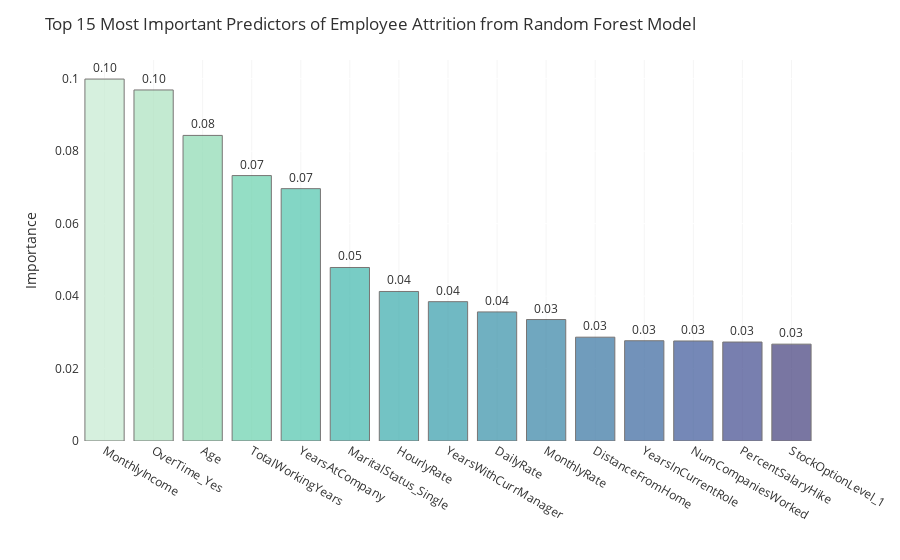

The code cell stored with this chart in its notebook:
### Markdown cell above
Using cross-validation to tune the parameters, the random forest model with the best Area Under the Curve grows to a maximum depth of no more than 7 splits in each tree. The subset of features considered when looking for the best split is the squareroot of the total number of features. In addition, at least 5 samples are required to split an internal node with a minimum of 4 samples in each leaf node.

### Code cell
# visualize the top 15 most important predictors of employee attrition as determined by a Random Forest classifier
col=sns.color_palette("mako", 20).as_hex()[::-1]
feat=pd.DataFrame({"Importance": rf_cv.best_estimator_.feature_importances_}, index=X_train.columns
                 ).sort_values(by="Importance")
plot_df=feat.nlargest(15, columns='Importance').sort_values(by="Importance", ascending=False)
fig = px.bar(plot_df, x=plot_df.index, y='Importance', text='Importance', 
             color=plot_df.index, opacity=0.7, color_discrete_sequence=col)
fig.update_traces(texttemplate='%{text:.2f}', textposition='outside',
                  marker_line=dict(width=1, color='#3F3B3A'), 
                  hovertemplate='%{x}<br>Importance = %{y:.2f}')
fig.update_layout(title_text='Top 15 Most Important Predictors of Employee Attrition from Random Forest Model', 
                  coloraxis_showscale=False, showlegend=False,font_color="#303030", height = 500,
                  paper_bgcolor='white', plot_bgcolor='white', yaxis_title="Importance", 
                  xaxis = dict(title="", showgrid=True, gridcolor="#f5f5f5"))
fig.show()

### Figure 1 — Plotly figure (JSON) as saved in the notebook; plotly's stock layout.template omitted (floating-point values rounded to 4 significant figures)
{"data": [{"alignmentgroup": "True", "hovertemplate": "%{x}<br>Importance = %{y:.2f}", "legendgroup": "MonthlyIncome", "marker": {"color": "#c6ebd1", "line": {"color": "#3F3B3A", "width": 1}, "opacity": 0.7, "pattern": {"shape": ""}}, "name": "MonthlyIncome", "offsetgroup": "MonthlyIncome", "orientation": "v", "showlegend": true, "text": [0.09989], "textposition": "outside", "texttemplate": "%{text:.2f}", "type": "bar", "x": ["MonthlyIncome"], "xaxis": "x", "y": [0.09989], "yaxis": "y"}, {"alignmentgroup": "True", "hovertemplate": "%{x}<br>Importance = %{y:.2f}", "legendgroup": "OverTime_Yes", "marker": {"color": "#abe2be", "line": {"color": "#3F3B3A", "width": 1}, "opacity": 0.7, "pattern": {"shape": ""}}, "name": "OverTime_Yes", "offsetgroup": "OverTime_Yes", "orientation": "v", "showlegend": true, "text": [0.09688], "textposition": "outside", "texttemplate": "%{text:.2f}", "type": "bar", "x": ["OverTime_Yes"], "xaxis": "x", "y": [0.09688], "yaxis": "y"}, {"alignmentgroup": "True", "hovertemplate": "%{x}<br>Importance = %{y:.2f}", "legendgroup": "Age", "marker": {"color": "#8bdab2", "line": {"color": "#3F3B3A", "width": 1}, "opacity": 0.7, "pattern": {"shape": ""}}, "name": "Age", "offsetgroup": "Age", "orientation": "v", "showlegend": true, "text": [0.08434], "textposition": "outside", "texttemplate": "%{text:.2f}", "type": "bar", "x": ["Age"], "xaxis": "x", "y": [0.08434], "yaxis": "y"}, {"alignmentgroup": "True", "hovertemplate": "%{x}<br>Importance = %{y:.2f}", "legendgroup": "TotalWorkingYears", "marker": {"color": "#68d1ad", "line": {"color": "#3F3B3A", "width": 1}, "opacity": 0.7, "pattern": {"shape": ""}}, "name": "TotalWorkingYears", "offsetgroup": "TotalWorkingYears", "orientation": "v", "showlegend": true, "text": [0.07325], "textposition": "outside", "texttemplate": "%{text:.2f}", "type": "bar", "x": ["TotalWorkingYears"], "xaxis": "x", "y": [0.07325], "yaxis": "y"}, {"alignmentgroup": "True", "hovertemplate": "%{x}<br>Importance = %{y:.2f}", "legendgroup": "YearsAtCompany", "marker": {"color": "#4fc5ad", "line": {"color": "#3F3B3A", "width": 1}, "opacity": 0.7, "pattern": {"shape": ""}}, "name": "YearsAtCompany", "offsetgroup": "YearsAtCompany", "orientation": "v", "showlegend": true, "text": [0.06965], "textposition": "outside", "texttemplate": "%{text:.2f}", "type": "bar", "x": ["YearsAtCompany"], "xaxis": "x", "y": [0.06965], "yaxis": "y"}, {"alignmentgroup": "True", "hovertemplate": "%{x}<br>Importance = %{y:.2f}", "legendgroup": "MaritalStatus_Single", "marker": {"color": "#40b7ad", "line": {"color": "#3F3B3A", "width": 1}, "opacity": 0.7, "pattern": {"shape": ""}}, "name": "MaritalStatus_Single", "offsetgroup": "MaritalStatus_Single", "orientation": "v", "showlegend": true, "text": [0.04789], "textposition": "outside", "texttemplate": "%{text:.2f}", "type": "bar", "x": ["MaritalStatus_Single"], "xaxis": "x", "y": [0.04789], "yaxis": "y"}, {"alignmentgroup": "True", "hovertemplate": "%{x}<br>Importance = %{y:.2f}", "legendgroup": "HourlyRate", "marker": {"color": "#38aaac", "line": {"color": "#3F3B3A", "width": 1}, "opacity": 0.7, "pattern": {"shape": ""}}, "name": "HourlyRate", "offsetgroup": "HourlyRate", "orientation": "v", "showlegend": true, "text": [0.04127], "textposition": "outside", "texttemplate": "%{text:.2f}", "type": "bar", "x": ["HourlyRate"], "xaxis": "x", "y": [0.04127], "yaxis": "y"}, {"alignmentgroup": "True", "hovertemplate": "%{x}<br>Importance = %{y:.2f}", "legendgroup": "YearsWithCurrManager", "marker": {"color": "#359caa", "line": {"color": "#3F3B3A", "width": 1}, "opacity": 0.7, "pattern": {"shape": ""}}, "name": "YearsWithCurrManager", "offsetgroup": "YearsWithCurrManager", "orientation": "v", "showlegend": true, "text": [0.03846], "textposition": "outside", "texttemplate": "%{text:.2f}", "type": "bar", "x": ["YearsWithCurrManager"], "xaxis": "x", "y": [0.03846], "yaxis": "y"}, {"alignmentgroup": "True", "hovertemplate": "%{x}<br>Importance = %{y:.2f}", "legendgroup": "DailyRate", "marker": {"color": "#348fa7", "line": {"color": "#3F3B3A", "width": 1}, "opacity": 0.7, "pattern": {"shape": ""}}, "name": "DailyRate", "offsetgroup": "DailyRate", "orientation": "v", "showlegend": true, "text": [0.03563], "textposition": "outside", "texttemplate": "%{text:.2f}", "type": "bar", "x": ["DailyRate"], "xaxis": "x", "y": [0.03563], "yaxis": "y"}, {"alignmentgroup": "True", "hovertemplate": "%{x}<br>Importance = %{y:.2f}", "legendgroup": "MonthlyRate", "marker": {"color": "#3482a4", "line": {"color": "#3F3B3A", "width": 1}, "opacity": 0.7, "pattern": {"shape": ""}}, "name": "MonthlyRate", "offsetgroup": "MonthlyRate", "orientation": "v", "showlegend": true, "text": [0.03353], "textposition": "outside", "texttemplate": "%{text:.2f}", "type": "bar", "x": ["MonthlyRate"], "xaxis": "x", "y": [0.03353], "yaxis": "y"}, {"alignmentgroup": "True", "hovertemplate": "%{x}<br>Importance = %{y:.2f}", "legendgroup": "DistanceFromHome", "marker": {"color": "#3573a1", "line": {"color": "#3F3B3A", "width": 1}, "opacity": 0.7, "pattern": {"shape": ""}}, "name": "DistanceFromHome", "offsetgroup": "DistanceFromHome", "orientation": "v", "showlegend": true, "text": [0.02865], "textposition": "outside", "texttemplate": "%{text:.2f}", "type": "bar", "x": ["DistanceFromHome"], "xaxis": "x", "y": [0.02865], "yaxis": "y"}, {"alignmentgroup": "True", "hovertemplate": "%{x}<br>Importance = %{y:.2f}", "legendgroup": "YearsInCurrentRole", "marker": {"color": "#37659e", "line": {"color": "#3F3B3A", "width": 1}, "opacity": 0.7, "pattern": {"shape": ""}}, "name": "YearsInCurrentRole", "offsetgroup": "YearsInCurrentRole", "orientation": "v", "showlegend": true, "text": [0.02767], "textposition": "outside", "texttemplate": "%{text:.2f}", "type": "bar", "x": ["YearsInCurrentRole"], "xaxis": "x", "y": [0.02767], "yaxis": "y"}, {"alignmentgroup": "True", "hovertemplate": "%{x}<br>Importance = %{y:.2f}", "legendgroup": "NumCompaniesWorked", "marker": {"color": "#3b5799", "line": {"color": "#3F3B3A", "width": 1}, "opacity": 0.7, "pattern": {"shape": ""}}, "name": "NumCompaniesWorked", "offsetgroup": "NumCompaniesWorked", "orientation": "v", "showlegend": true, "text": [0.0276], "textposition": "outside", "texttemplate": "%{text:.2f}", "type": "bar", "x": ["NumCompaniesWorked"], "xaxis": "x", "y": [0.0276], "yaxis": "y"}, {"alignmentgroup": "True", "hovertemplate": "%{x}<br>Importance = %{y:.2f}", "legendgroup": "PercentSalaryHike", "marker": {"color": "#40498e", "line": {"color": "#3F3B3A", "width": 1}, "opacity": 0.7, "pattern": {"shape": ""}}, "name": "PercentSalaryHike", "offsetgroup": "PercentSalaryHike", "orientation": "v", "showlegend": true, "text": [0.02731], "textposition": "outside", "texttemplate": "%{text:.2f}", "type": "bar", "x": ["PercentSalaryHike"], "xaxis": "x", "y": [0.02731], "yaxis": "y"}, {"alignmentgroup": "True", "hovertemplate": "%{x}<br>Importance = %{y:.2f}", "legendgroup": "StockOptionLevel_1", "marker": {"color": "#413d7b", "line": {"color": "#3F3B3A", "width": 1}, "opacity": 0.7, "pattern": {"shape": ""}}, "name": "StockOptionLevel_1", "offsetgroup": "StockOptionLevel_1", "orientation": "v", "showlegend": true, "text": [0.02673], "textposition": "outside", "texttemplate": "%{text:.2f}", "type": "bar", "x": ["StockOptionLevel_1"], "xaxis": "x", "y": [0.02673], "yaxis": "y"}], "layout": {"autosize": true, "barmode": "relative", "coloraxis": {"showscale": false}, "font": {"color": "#303030"}, "legend": {"title": {"text": "index"}, "tracegroupgap": 0}, "margin": {"t": 60}, "paper_bgcolor": "white", "plot_bgcolor": "white", "showlegend": false, "title": {"text": "Top 15 Most Important Predictors of Employee Attrition from Random Forest Model"}, "xaxis": {"anchor": "y", "autorange": true, "categoryarray": ["MonthlyIncome", "OverTime_Yes", "Age", "TotalWorkingYears", "YearsAtCompany", "MaritalStatus_Single", "HourlyRate", "YearsWithCurrManager", "DailyRate", "MonthlyRate", "DistanceFromHome", "YearsInCurrentRole", "NumCompaniesWorked", "PercentSalaryHike", "StockOptionLevel_1"], "categoryorder": "array", "domain": [0, 1], "gridcolor": "#f5f5f5", "range": [-0.5, 14.5], "showgrid": true, "title": {"text": ""}, "type": "category"}, "yaxis": {"anchor": "x", "autorange": true, "domain": [0, 1], "range": [0, 0.1052], "title": {"text": "Importance"}, "type": "linear"}}}
